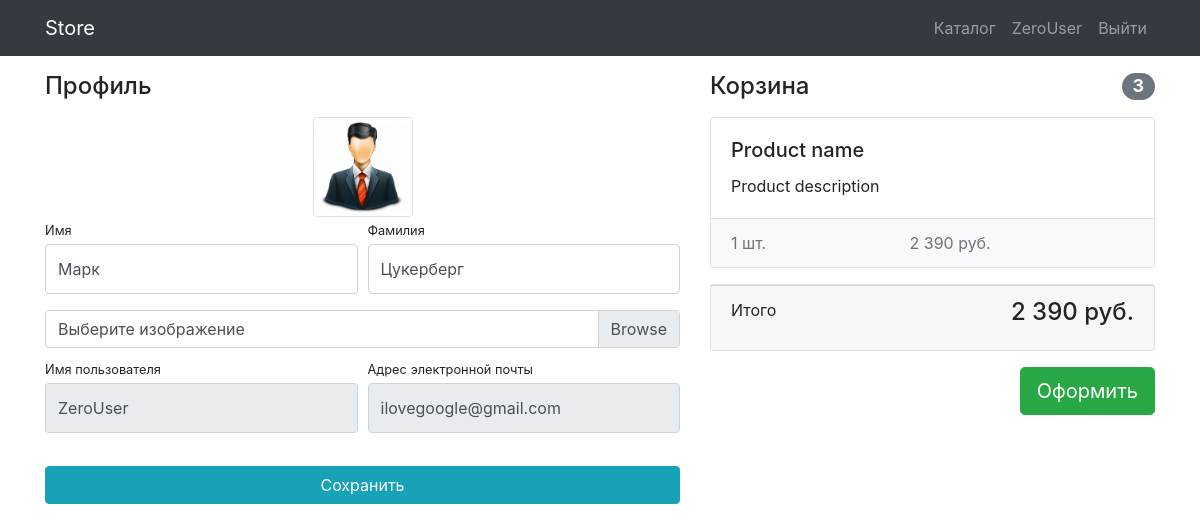
/users/profile/ (signed in), run on the app's committed database.
### users/models.py (models this page shows)
class User(AbstractUser):
    image = models.ImageField(upload_to='user_images', blank=True)

### users/views.py (the view)
def profile(request):
    if request.method == 'POST':
        form = UserProfileForm(data=request.POST, files=request.FILES, instance=request.user)
        if form.is_valid():
            form.save()
            return HttpResponseRedirect(reverse('users:profile'))
    else:
        form = UserProfileForm(instance=request.user)
    contex = {'form': form}
    return render(request, 'users/profile.html', contex)

### users/forms.py
class UserProfileForm(UserChangeForm):
    username = forms.CharField(widget=forms.TextInput(attrs={'readonly': True}))
    email = forms.CharField(widget=forms.EmailInput(attrs={'readonly': True}))
    image = forms.ImageField(widget=forms.FileInput(), required=False)
    class Meta:
        model = User
        fields = ('username', 'email', 'first_name', 'last_name', 'image')
    def __init__(self, *args, **kwargs):
        super(UserProfileForm, self).__init__(*args, **kwargs)
        for field_name, filed in self.fields.items():
            filed.widget.attrs['class'] = 'form-control py-4'
        self.fields['image'].widget.attrs['class'] = 'custom-file-input'###

### users/templates/users/profile.html (shortened to what this page needs)
{% extends 'products/base.html' %} {% load static %} {% block css %}
<link href="{% static 'css/profile.css' %}" rel="stylesheet" />
{% endblock css%} {% block content %}
<div class="container">
  <div class="row">
    <div class="col-lg-7">
      <h4 class="mt-3 mb-3">Профиль</h4>
      <div class="col-lg-12 text-center">
        <img
          width="100"
          height="100"
          src="{% if user.image %} {{ user.image.url }} {% else %} {% static 'vendor/img/users/unnamed.jpg' %} {% endif %}"
          class="img-thumbnail"
        />
      </div>
      <form
        action="{% url 'users:profile' %}"
        method="post"
        enctype="multipart/form-data"
      >
        <div class="form-row">
          <div class="col-lg-6">
            <div class="form-group">
              <label class="small mb-1" for="{{ form.first_name.id_for_label }}"
                >Имя</label
              >
              {{ form.first_name }}
            </div>
          </div>
          <div class="col-lg-6">
            <div class="form-group">
              <label class="small mb-1" for="{{ form.last_name.id_for_label }}"
                >Фамилия</label
              >
              {{ form.last_name }}
            </div>
          </div>
        </div>
        <div class="form-row mb-2">
          <div class="col-lg-12">
            <div class="custom-file">
              <label
                class="custom-file-label"
                for="{{ form.image.id_for_label }}"
                >Выберите изображение</label
              >
            </div>
          </div>
        </div>
        <div class="form-row">
          <div class="col-lg-6">
            <label class="small mb-1" for="{{ form.username.id_for_label }}"
              >Имя пользователя</label
            >
            {{ form.username }}
          </div>
          <div class="col-lg-6">
            <label class="small mb-1" for="{{ form.email.id_for_label }}"
              >Адрес электронной почты</label
            >
            {{ form.email }}
          </div>
        </div>
        <div class="form-row">
          <div class="col-lg-12" style="margin-top: 33px">
            <input
              class="btn btn-info btn-block"
              type="submit"
              value="Сохранить"
            />
          </div>
        </div>
      </form>
    </div>
    <div class="col-lg-5">
      <h4
        class="mt-3 mb-3 d-flex justify-content-between align-items-center mb-3"
      >
        Корзина <span class="badge badge-secondary badge-pill">3</span>
      </h4>
      <div class="card mb-3">
        <div class="card-body">
          <h5 class="card-title">Product name</h5>
          <p class="card-text">Product description</p>
        </div>
        <ul class="list-group list-group-flush">
          <li
            class="list-group-item d-flex justify-content-between lh-condensed bg-light"
          >
            <span class="text-muted">1 шт.</span>
            <span class="text-muted">2 390 руб.</span>
          </li>
        </ul>
      </div>
      <div class="card mb-3">
        <div class="card-footer">
          <p class="float-left">Итого</p>
          <h4 class="float-right">2 390 руб.</h4>
        </div>
      </div>
      <button type="button" class="btn btn-success btn-lg float-right">
        Оформить
      </button>
    </div>
  </div>
</div>
{% endblock content %}

### products/templates/products/base.html (shortened to what this page needs)
{% load static %}
<!DOCTYPE html>
<html lang="en">
  <head>
    <link
      href="{% static 'vendor/bootstrap/css/bootstrap.min.css' %}"
      rel="stylesheet"
    />
    {% block css %}{% endblock %}
  </head>
  <body>
    <nav class="navbar navbar-expand-lg navbar-dark bg-dark fixed-top">
      <div class="container">
        <a class="navbar-brand" href="{% url 'index' %}">Store</a>
        <div class="collapse navbar-collapse" id="navbarResponsive">
          <ul class="navbar-nav ml-auto">
            <li class="nav-item">
              <a class="nav-link" href="{% url 'products:index' %}"
                >Каталог
              </a>
            </li>
            {% if user.is_authenticated %}
            <li class="nav-item">
              <a class="nav-link" href="{% url 'users:profile' %}"
                >{{ user.username }}
              </a>
            </li>
            <li class="nav-item">
              <a class="nav-link" href="{% url 'users:logout' %}"
                >Выйти </a>
            </li>
            {% else %}
            <li class="nav-item">
              <a class="nav-link" href="{% url 'users:login' %}"
                >Войти <i class="fas fa-sign-in-alt"></i
              ></a>
            </li>
            {% endif %}
          </ul>
        </div>
      </div>
    </nav>
    {% block content %}{%endblock%} {% block footer %}{%endblock%}
  </body>
</html>

### static/css/profile.css (style rules this page uses)
body { padding-top: 56px; }

### data on the page
User: username "ZeroUser", first_name "Марк", last_name "Цукерберг", email "ilovegoogle@gmail.com"
